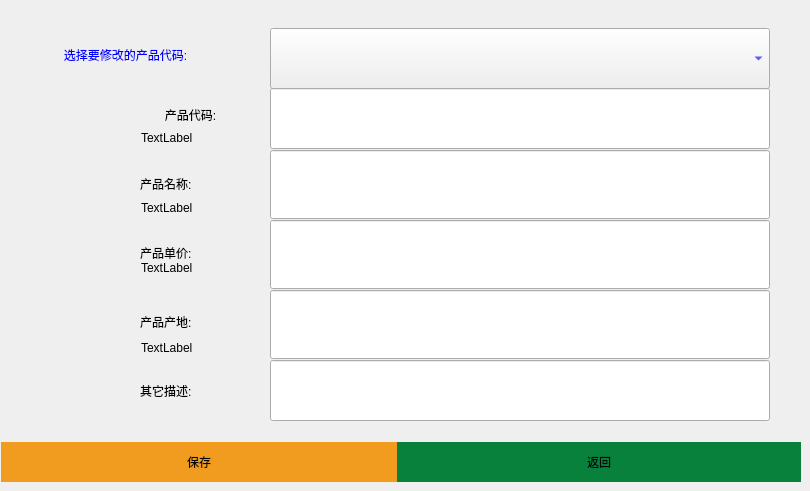
      <widget class="QWidget" name="page_6">
       <widget class="QLabel" name="label_37">
        <property name="geometry">
         <rect>
          <x>151</x>
          <y>52</y>
          <width>101</width>
          <height>31</height>
         </rect>
        </property>
        <property name="styleSheet">
         <string notr="true">font: 75 12pt &quot;Ubuntu&quot;;
color: rgb(255, 0, 0);</string>
        </property>
        <property name="text">
         <string/>
        </property>
       </widget>
       <widget class="QLabel" name="label_38">
        <property name="geometry">
         <rect>
          <x>141</x>
          <y>332</y>
          <width>101</width>
          <height>31</height>
         </rect>
        </property>
        <property name="text">
         <string>TextLabel</string>
        </property>
       </widget>
       <widget class="QLabel" name="label_39">
        <property name="geometry">
         <rect>
          <x>140</x>
          <y>356</y>
          <width>101</width>
          <height>69</height>
         </rect>
        </property>
        <property name="styleSheet">
         <string notr="true">color: rgb(0, 0, 0);
font: 16pt &quot;Sans Serif&quot;;</string>
        </property>
        <property name="text">
         <string>其它描述:</string>
        </property>
       </widget>
       <widget class="QLabel" name="label_40">
        <property name="geometry">
         <rect>
          <x>141</x>
          <y>252</y>
          <width>101</width>
          <height>31</height>
         </rect>
        </property>
        <property name="text">
         <string>TextLabel</string>
        </property>
       </widget>
       <widget class="QLineEdit" name="lineEdit_17">
        <property name="geometry">
         <rect>
          <x>270</x>
          <y>88</y>
          <width>500</width>
          <height>61</height>
         </rect>
        </property>
        <property name="styleSheet">
         <string notr="true">color: rgb(0, 0, 0);
font: 16pt &quot;Sans Serif&quot;;</string>
        </property>
       </widget>
       <widget class="QLabel" name="label_41">
        <property name="geometry">
         <rect>
          <x>141</x>
          <y>192</y>
          <width>101</width>
          <height>31</height>
         </rect>
        </property>
        <property name="text">
         <string>TextLabel</string>
        </property>
       </widget>
       <widget class="QLineEdit" name="lineEdit_18">
        <property name="geometry">
         <rect>
          <x>270</x>
          <y>290</y>
          <width>500</width>
          <height>69</height>
         </rect>
        </property>
        <property name="styleSheet">
         <string notr="true">color: rgb(0, 0, 0);
font: 16pt &quot;Sans Serif&quot;;</string>
        </property>
       </widget>
       <widget class="QLineEdit" name="lineEdit_19">
        <property name="geometry">
         <rect>
          <x>270</x>
          <y>220</y>
          <width>500</width>
          <height>69</height>
         </rect>
        </property>
        <property name="styleSheet">
         <string notr="true">color: rgb(0, 0, 0);
font: 16pt &quot;Sans Serif&quot;;</string>
        </property>
       </widget>
       <widget class="QPushButton" name="pushButton_41">
        <property name="geometry">
         <rect>
          <x>397</x>
          <y>442</y>
          <width>404</width>
          <height>40</height>
         </rect>
        </property>
        <property name="styleSheet">
         <string notr="true">border-style: solid;
background-color: rgb(8, 129, 60);</string>
        </property>
        <property name="text">
         <string>返回</string>
        </property>
       </widget>
       <widget class="QLabel" name="label_42">
        <property name="geometry">
         <rect>
          <x>140</x>
          <y>287</y>
          <width>101</width>
          <height>69</height>
         </rect>
        </property>
        <property name="styleSheet">
         <string notr="true">color: rgb(0, 0, 0);
font: 16pt &quot;Sans Serif&quot;;</string>
        </property>
        <property name="text">
         <string>产品产地:</string>
        </property>
       </widget>
       <widget class="QLabel" name="label_43">
        <property name="geometry">
         <rect>
          <x>141</x>
          <y>122</y>
          <width>101</width>
          <height>31</height>
         </rect>
        </property>
        <property name="text">
         <string>TextLabel</string>
        </property>
       </widget>
       <widget class="QPushButton" name="pushButton_42">
        <property name="geometry">
         <rect>
          <x>1</x>
          <y>442</y>
          <width>396</width>
          <height>40</height>
         </rect>
        </property>
        <property name="styleSheet">
         <string notr="true">QPushButton {
border-style: solid;
background-color: rgb(241, 156, 31);
}
QPushButton::pressed {
border-style: solid;
background-color: rgb(241, 156, 31);
}</string>
        </property>
        <property name="text">
         <string>保存</string>
        </property>
       </widget>
       <widget class="QLineEdit" name="lineEdit_20">
        <property name="geometry">
         <rect>
          <x>270</x>
          <y>150</y>
          <width>500</width>
          <height>69</height>
         </rect>
        </property>
        <property name="styleSheet">
         <string notr="true">color: rgb(0, 0, 0);
font: 16pt &quot;Sans Serif&quot;;</string>
        </property>
       </widget>
       <widget class="QLineEdit" name="lineEdit_21">
        <property name="geometry">
         <rect>
          <x>270</x>
          <y>360</y>
          <width>500</width>
          <height>61</height>
         </rect>
        </property>
        <property name="styleSheet">
         <string notr="true">color: rgb(0, 0, 0);
font: 10pt &quot;Sans Serif&quot;;</string>
        </property>
       </widget>
       <widget class="QLabel" name="label_44">
        <property name="geometry">
         <rect>
          <x>140</x>
          <y>80</y>
          <width>101</width>
          <height>69</height>
         </rect>
        </property>
        <property name="styleSheet">
         <string notr="true">color: rgb(0, 0, 0);
font: 16pt &quot;Sans Serif&quot;;</string>
        </property>
        <property name="text">
         <string>产品代码:</string>
        </property>
        <property name="alignment">
         <set>Qt::AlignCenter</set>
        </property>
       </widget>
       <widget class="QLabel" name="label_45">
        <property name="geometry">
         <rect>
          <x>140</x>
          <y>149</y>
          <width>101</width>
          <height>69</height>
         </rect>
        </property>
        <property name="styleSheet">
         <string notr="true">color: rgb(0, 0, 0);
font: 16pt &quot;Sans Serif&quot;;</string>
        </property>
        <property name="text">
         <string>产品名称:</string>
        </property>
       </widget>
       <widget class="QLabel" name="label_46">
        <property name="geometry">
         <rect>
          <x>140</x>
          <y>218</y>
          <width>101</width>
          <height>69</height>
         </rect>
        </property>
        <property name="styleSheet">
         <string notr="true">color: rgb(0, 0, 0);
font: 16pt &quot;Sans Serif&quot;;</string>
        </property>
        <property name="text">
         <string>产品单价:</string>
        </property>
       </widget>
       <widget class="QLabel" name="label_47">
        <property name="geometry">
         <rect>
          <x>10</x>
          <y>20</y>
          <width>231</width>
          <height>69</height>
         </rect>
        </property>
        <property name="styleSheet">
         <string notr="true">font: 16pt &quot;Sans Serif&quot;;
color: rgb(0, 0, 255);</string>
        </property>
        <property name="text">
         <string>选择要修改的产品代码:</string>
        </property>
        <property name="alignment">
         <set>Qt::AlignCenter</set>
        </property>
       </widget>
       <widget class="QComboBox" name="comboBox">
        <property name="geometry">
         <rect>
          <x>270</x>
          <y>28</y>
          <width>500</width>
          <height>61</height>
         </rect>
        </property>
        <property name="styleSheet">
         <string notr="true">color: rgb(0, 0, 255);
font: 16pt &quot;Sans Serif&quot;;</string>
        </property>
       </widget>
      </widget>
